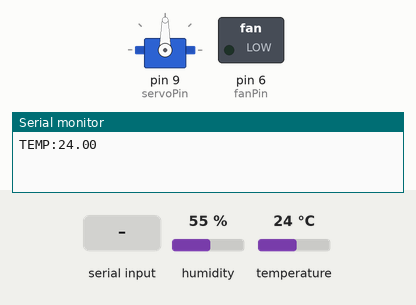
This sketch was run on a simulated Arduino Uno, built with avr-gcc and run on an emulated ATmega328P. Parts: servo, switched loads named in the sketch (green lamp = pin HIGH), the last lines printed to the serial monitor. Inputs (shaded band) come from the test bench; at power-on: humidity 55 %, temperature 24 °C.

Above: at 1.7 s.
1.8 s: "90,45\n" received over Serial
At 2.5 s:
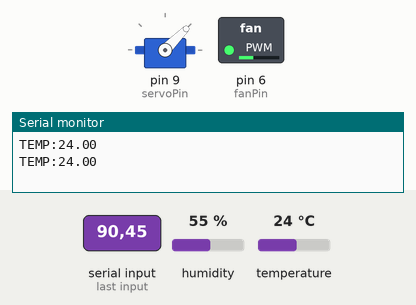
3.3 s: "30,150\n" received over Serial
At 3.7 s:
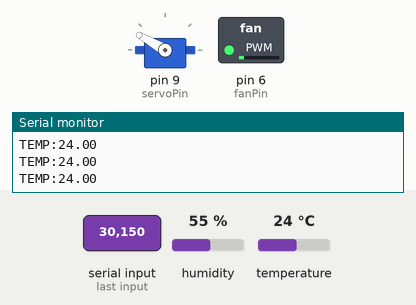
Timing chart, 0 to 6.3 s (numbered marks = the images above; inputs shaded):
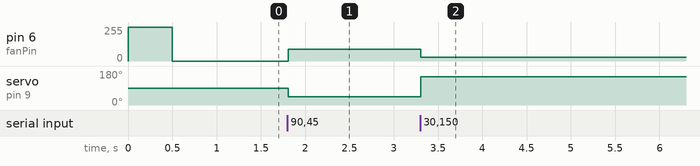

Measured:
- after the input at 1.8 s, pin 6 (fanPin): 0/255 → 90/255 at once; servo on pin 9 (servoPin): 90° → 45° at once
- after the input at 3.3 s, pin 6 (fanPin): 90/255 → 30/255 at once; servo on pin 9 (servoPin): 45° → 150° at once

The sketch:

sketch_feb3a.ino
```cpp
#include "DHT.h"
#include <Servo.h>

#define DHTPIN 2
#define DHTTYPE DHT11

// --- HARDWARE FIX ---
const int fanPin = 6;  // MOVED TO PIN 6 (Pin 10 dies when Servo is used)
const int servoPin = 9;

DHT dht(DHTPIN, DHTTYPE);
Servo myServo;

String inputString = "";
boolean stringComplete = false;

void setup() {
  Serial.begin(9600);
  dht.begin();

  pinMode(fanPin, OUTPUT);
  myServo.attach(servoPin);

  // Reserve memory
  inputString.reserve(200);

  // Startup Kick (Proven to work now)
  analogWrite(fanPin, 255);
  delay(500);
  analogWrite(fanPin, 0);
}

void loop() {
  // 1. Send Temp Data
  static unsigned long lastTime = 0;
  if (millis() - lastTime > 1000) {
    lastTime = millis();
    float t = dht.readTemperature();
    if (!isnan(t)) {
      Serial.print("TEMP:");
      Serial.println(t);
    }
  }

  // 2. Process Command
  if (stringComplete) {
    parseCommand(inputString);
    inputString = "";
    stringComplete = false;
  }
}

void parseCommand(String data) {
  int commaIndex = data.indexOf(',');

  if (commaIndex != -1) {
    String speedStr = data.substring(0, commaIndex);
    String angleStr = data.substring(commaIndex + 1);

    int speed = speedStr.toInt();
    int angle = angleStr.toInt();

    // Safety Clamps
    if (speed > 255) speed = 255;
    if (speed < 0) speed = 0;
    if (angle > 180) angle = 180;
    if (angle < 0) angle = 0;

    analogWrite(fanPin, speed);
    myServo.write(angle);
  }
}

// Fast Serial Reading
void serialEvent() {
  while (Serial.available()) {
    char inChar = (char)Serial.read();
    if (inChar == '\n') {
      stringComplete = true;
    } else {
      inputString += inChar;
    }
  }
}
```
